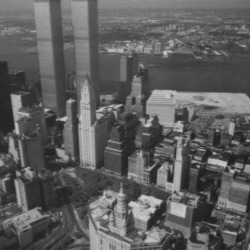
%> input picture Assignment4/newyork/newyork1.jpg, 250 x 250 px
$ octave Assignment3.m   (GNU Octave 9; MATLAB toolbox functions it lacks are replaced by stand-ins)
%> lines starting %> are read from the running program, lines starting %| are printed output that depends on the picture
### Assignment4/displaymatches.m
function displaymatches(I1, px1, py1, I2, px2, py2)
% Displays images I1, and I2 side by side and visualizes correspondences
% I1 - first image
% px1 - vector of X coordinates of points in first image
% py1 - vector of Y coordinates of points in first image
% I2 - second image
% px2 - vector of X coordinates of points in second image
% py2 - vector of Y coordinates of points in second image

px1 = px1(:); py1 = py1(:);
px2 = px2(:); py2 = py2(:);

[h1, w1, cn1] = size(I1);
[h2, w2, cn2] = size(I2);

h = max([h1, h2]);
w = w1 + w2 + 1;
cn = max([cn1,cn2]);
I = zeros(h, w, cn);
I(1:h1, 1:w1, 1:cn1) = I1;
I(1:h2, w1+2:w, 1:cn2) = I2;

fh = gcf;
imshow(uint8(I)); colormap gray;
figure(fh); hold on;
plot([w1+1,w1+1], [0, h], 'r', 'LineWidth', 4) ;
px2 = px2 + w1+1 ;
plot([px1', px2'], [py1', py2'], 'oy') ;
for i = 1 : length(px1)
   plot([px1(i),px2(i)], [py1(i),py2(i)], 'g-', 'LineWidth', 1) ;
end
hold off;

### Assignment4/estimate_homography.m
function H = estimate_homography(px1, py1, px2, py2)

px1 = px1(:); py1 = py1(:);
px2 = px2(:); py2 = py2(:);

A = zeros(2*length(px1), 9);

ind = 1;
for i=1:2:length(px1)*2
    A(i,1) = px1(ind);
    A(i,2) = py1(ind);
    A(i,3) = 1;
    A(i,7) = (-1)*px1(ind)*px2(ind);
    A(i,8) = (-1)*px2(ind)*py1(ind);
    A(i,9) = (-1)*px2(ind);

    A(i+1,4) = px1(ind);
    A(i+1,5) = py1(ind);
    A(i+1,6) = 1;
    A(i+1,7) = (-1)*py2(ind)*px1(ind);
    A(i+1,8) = (-1)*py2(ind)*py1(ind);
    A(i+1,9) = (-1)*py2(ind);
    ind = ind + 1;
end

[U, S, V] = svd(A);
h = V(:,end).'/V(end,end);
H = reshape(h,[3,3]);
H = H.';

end

### Assignment4/transform_homography.m
function IT = transform_homography(I, H)
% Transforms image according to homography transfromation H
% Author: Luka Cehovin
%
% I ... input image
% H  ... homography
% IT ... output (transformed) image

[h,w,c] = size(I) ;
[X,Y] = meshgrid(1:w, 1:h) ;

sx = size(X) ;
sy = size(Y) ;

X = reshape(X,1,sx(1)*sx(2)) ;
Y = reshape(Y,1,sy(1)*sy(2)) ;
p = [X;Y;ones(1,length(X))] ;

P2 = H\p ;
P2 = round(P2./repmat(P2(3,:),3,1));

valid = P2(1, :) >= 1 & P2(1, :) <= w & P2(2, :) >= 1 & P2(2, :) <= h;
P2 = P2(:, valid);
X = X(valid);
Y = Y(valid);

src = sub2ind([h, w], P2(2, :), P2(1, :));
dst = sub2ind([h, w], Y, X);

if c > 1
    IT = cell2mat(cellfun(@(x) transform_channel(x, src, dst), mat2cell(I, h, w, ones(c, 1)), 'UniformOutput', 0));
else
    IT = transform_channel(I, src, dst);
end

function CT = transform_channel(C, src, dst)

    CT = zeros(size(C));
    CT(dst) = C(src);

### Assignment4/image_derivatives.m
function [Ix, Iy] = image_derivatives(I, sigma)
    G = gauss(sigma);
    D = gaussdx(sigma);
    Ix = conv2(conv2(I, G', 'same'), D, 'same');
    Iy = conv2(conv2(I, G, 'same'), D', 'same');
end

### Assignment4/image_derivatives2.m
function [Ixx, Iyy, Ixy] = image_derivatives2(I, sigma)
    [Ix, Iy] = image_derivatives(I, sigma);
    G = gauss(sigma);
    D = gaussdx(sigma);
    Ixx = conv2(conv2(Ix, G', 'same'), D, 'same');
    Iyy = conv2(conv2(Iy, G, 'same'), D', 'same');
    Ixy = conv2(conv2(Iy, D, 'same'), D', 'same');
end

### Assignment4/hessian_points.m
function [I_hess, px, py] = hessian_points( I, sigma, threshold)
%det(H(x, y)) = ?4(Ixx(x, y; ?)Iyy(x, y; ?) ? Ixy(x, y; ?)2)
[Ixx, Iyy, Ixy] = image_derivatives2(I, sigma);
I_hess = sigma^4*((Ixx.*Iyy) - Ixy.^2);

%nonmaxima supression
px = [];
py = [];

for i = 2:size(I_hess, 1)-1
    for j = 2:size(I_hess,2)-1
       M = I_hess(i-1:i+1, j-1:j+1);
       M(2,2) = 0;
       v = M(:);
       B = v>I_hess(i,j);
       if sum(B) == 0 && I_hess(i,j) >= threshold
           px = [px; i];
           py = [py; j];
       end
    end
end
end

### Assignment4/find_matches.m
function M = find_matches(I1, I2, sigma1, sigma2, t, bins, m)

[Hess1, py1, px1] = hessian_points(I1, sigma1, t);
[Hess2, py2, px2] = hessian_points(I2, sigma1, t);
D1 = descriptors_maglap(I1, px1, py1, m, sigma2, bins);
D2 = descriptors_maglap(I2, px2, py2, m, sigma2, bins);
[indices1, distances1] = find_correspondences(D1, D2);
[indices2, distances2] = find_correspondences(D2,D1);

match = 1;
M = [];

for i=1:length(indices1)
   j = indices1(i);
   if indices2(j) == i
       M = [M; zeros(1,5)];
       M(match,1) = px1(i);
       M(match,2) = py1(i);
       M(match,3) = px2(j);
       M(match,4) = py2(j);
       M(match,5) = distances1(i);
       match = match + 1;
   end
end

M = sortrows(M, 5);
M = M(1:min(size(M,1),10),:);

end

### Assignment4/descriptors_maglap.m
function D = descriptors_maglap(I, px, py, m, sigma, bins)
rad = round((m - 1) / 2);
[h, w] = size(I);
D = zeros(length(px), bins ^ 2);
[Imag, Ilap] = features_maglap(I, sigma, bins);
for i = 1 : length(px)
minx = max([px(i) - rad, 1]);
maxx = min([px(i) + rad, w]);
miny = max([py(i) - rad, 1]);
maxy = min([py(i) + rad, h]);
Rmag = Imag(miny:maxy, minx:maxx);
Rlap = Ilap(miny:maxy, minx:maxx);
d = accumarray(cat(2, Rmag(:), Rlap(:)), 1, [bins, bins]);
D(i,:) = d(:) / sum(d(:));
end
end

### Assignment4/gradient_magnitude.m
function [Imag, Idir] = gradient_magnitude(I, sigma)
    [Ix, Iy] = image_derivatives(I, sigma);
    Imag = sqrt(Ix.^2+Iy.^2);
    Idir = atan2(Ix,Iy);
end

### Assignment4/features_maglap.m
function [Imag, Ilap] = features_maglap(I, sigma, bins)

    Imag = gradient_magnitude(I, sigma);
    [imgDxx, imgDxy, imgDyy] = image_derivatives2(I, sigma);
    Ilap = imgDxx + imgDyy;

    Imag(Imag > 100) = 100;
    Imag = floor(Imag * (bins / 101)) + 1;

    Ilap = Ilap + 60;
    Ilap(Ilap < 0) = 0;
    Ilap(Ilap > 119) = 119;
    Ilap = floor(Ilap * (bins / 120)) + 1;

### Assignment4/find_correspondences.m
function [indices, distances] = find_correspondences(D1, D2)

indices = zeros(size(D1,1),1);
distances = zeros(size(D1,1),1);

for i = 1:size(D1,1)
    ind = 0;
    min = 1;
   for j = 1:size(D2,1)
       d = hellinger(D1(i,:).',D2(j,:).');
       if d < min
           min = d;
           ind = j;
       end
   end
   indices(i) = ind;
   distances(i) = min;
end

end

### Assignment4/gauss.m
function [g, x] = gauss(sigma)
x = -round(3.0*sigma):round(3.0*sigma);
g = 1/(sqrt(2*pi)*sigma)*exp(-x.^2/(2*sigma^2)); %calculate Gaussian kernel for values of x (in one line)
g = g / sum(g) ; % normalization

### Assignment4/gaussdx.m
function dx = gaussdx(sigma)
x = -round(3.0*sigma):round(3.0*sigma);
dx = (-1)/(sqrt(2*pi)*sigma^3)*x.*exp(-x.^2/(2*sigma^2)); %calculate derivative of Gaussian kernel for values of x (in one line)
dx = dx / sum(abs(dx)) ; % normalization

### Assignment4/Assignment3.m
%a) H = estimate_homography(px1, py1, px2, py2)

%b)
I1 = imread('newyork/newyork1.jpg');
%> I1 is the input picture: size 250x250 uint8; min 24, max 205, mean 93.9
I2 = imread('newyork/newyork2.jpg');
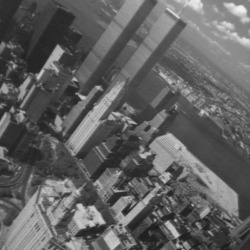
%> input picture Assignment4/newyork/newyork2.jpg, 250 x 250 px
%> I2 is the input picture: size 250x250 uint8; min 26, max 242, mean 96.9
M = load('newyork/newyork.txt');
displaymatches(I1, M(:,1), M(:,2), I2, M(:,3), M(:,4));
H = estimate_homography(M(:,1), M(:,2), M(:,3), M(:,4));
IT = transform_homography(I1, H);
displaymatches(I1, M(:,1), M(:,2), IT, M(:,3), M(:,4));
% [9 lines of commented-out code are left out]
sigma = 4;
t = 5000;
m = 41;
bins = 16;
M = find_matches(I1,I2, sigma, sigma, t, bins, m);
%> in hessian_points, `I_hess = sigma^4*((Ixx.*Iyy) - Ixy.^2);`:
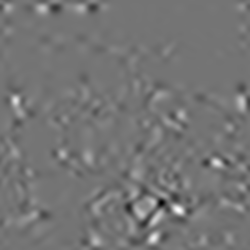
%> I_hess: size 250x250 double; min -155579, max 184337.7, mean 907; drawn with min black and max white
%> after the loop in hessian_points, `for i = 2:size(I_hess, 1)-1`: M = [-43.32 -1.93 2.35; -1097.2 0 46.48; -2683 -1778.8 -1041.8]; px = 152 values from 8 to 248; py = 152 values, max 245 at index 149, min 2 at index 73, mean 121.9
%> in find_matches, `[Hess1, py1, px1] = hessian_points(I1, sigma1, t);`: py1 = 152 values from 8 to 248; px1 has the same summary as py in hessian_points
%> call 2 of hessian_points, with sigma = 4, threshold = 5000
%> in hessian_points (call 2), `I_hess = sigma^4*((Ixx.*Iyy) - Ixy.^2);`:
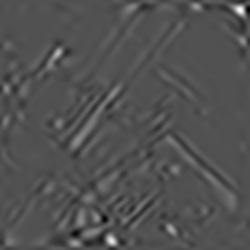
%> I_hess: size 250x250 double; min -135047.8, max 288156.9, mean 1597.8; drawn with min black and max white
%> after the loop in hessian_points (call 2), `for i = 2:size(I_hess, 1)-1`: M = [477.5 734.5 806.3; 202.5 0 845.6; -785.1 -258 11.73]; px = 176 values from 7 to 246; py = 176 values, max 247 at index 146, min 2 at index 29, mean 117.2
%> in find_matches, `[Hess2, py2, px2] = hessian_points(I2, sigma1, t);`: py2 = 176 values from 7 to 246; px2 has the same summary as py in hessian_points
%> the loop in descriptors_maglap, `for i = 1 : length(px)` made 152 passes
%> (minx, maxx, miny, maxy) on passes 1 to 3: (1, 29, 1, 28), (85, 125, 1, 28), (222, 250, 1, 28)
%> after the loop in descriptors_maglap, `for i = 1 : length(px)`:
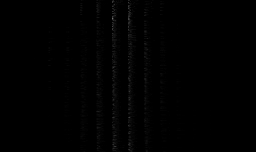
%> D: size 152x256 double; min 0, max 0.445, mean 0.00391
%> call 2 of descriptors_maglap, with m = 41, sigma = 4, bins = 16
%> call 2 of features_maglap, with sigma = 4, bins = 16
%> in features_maglap (call 2), `Imag(Imag > 100) = 100;`: Imag: size 250x250 double; min 0.0249, max 100, mean 16.8
%> in features_maglap (call 2), `Ilap = Ilap + 60;`:
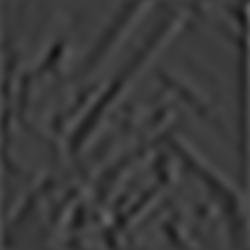
%> Ilap: size 250x250 double; min 17.24, max 101.5, mean 59.4
%> the loop in descriptors_maglap (call 2), `for i = 1 : length(px)` made 176 passes
%> (minx, maxx, miny, maxy) on passes 1 to 3: (146, 186, 1, 27), (177, 217, 1, 27), (1, 27, 1, 28)
%> after the loop in descriptors_maglap (call 2), `for i = 1 : length(px)`:
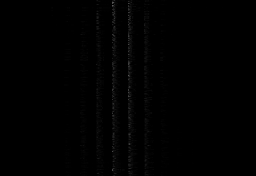
%> D: size 176x256 double; min 0, max 0.356, mean 0.00391
%> after the loop in find_correspondences, `for i = 1:size(D1,1)`: distances = 152 values, max 0.466 at index 147, min 0.134 at index 92, mean 0.267; indices = 152 values, max 176 at index 43, min 4 at index 19, mean 96.12
%> in find_matches, `[indices1, distances1] = find_correspondences(D1, D2);`: indices1 has the same summary as indices in find_correspondences; distances1 has the same summary as distances in find_correspondences
M = sortrows(M, 5);
M = M(1:5,:);
figure; displaymatches(I1, M(:,1), M(:,2), I2, M(:,3), M(:,4));
figure; subplot(1,3,1); imagesc(I1); axis tight; axis equal; colormap gray; title('I1');
subplot(1,3,2); imagesc(I2); axis tight; axis equal;  colormap gray; title('I2');
H = estimate_homography(M(:,1), M(:,2), M(:,3), M(:,4));
IT = transform_homography(I1, H);
subplot(1,3,3); imagesc(uint8(IT)); axis tight; axis equal;  colormap gray; title('I1 to I2');
figure; displaymatches(I1, M(:,1), M(:,2), IT, M(:,3), M(:,4));
%> call 4 of displaymatches, with px1 = [53; 124; 47; 122; 96], py1 = [164; 91; 154; 75; 208], px2 = [44; 144; 50; 157; 32], py2 = [128; 117; 116; 99; 206]
%> in displaymatches (call 4), `I(1:h2, w1+2:w, 1:cn2) = I2;`:
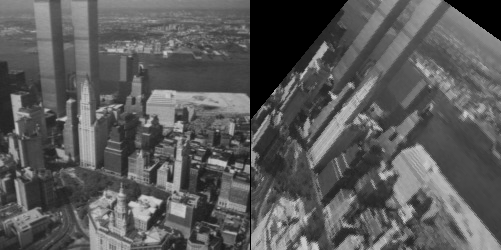
%> I: size 250x501 double; min 0, max 205, mean 89.7

%d) panorama.m
